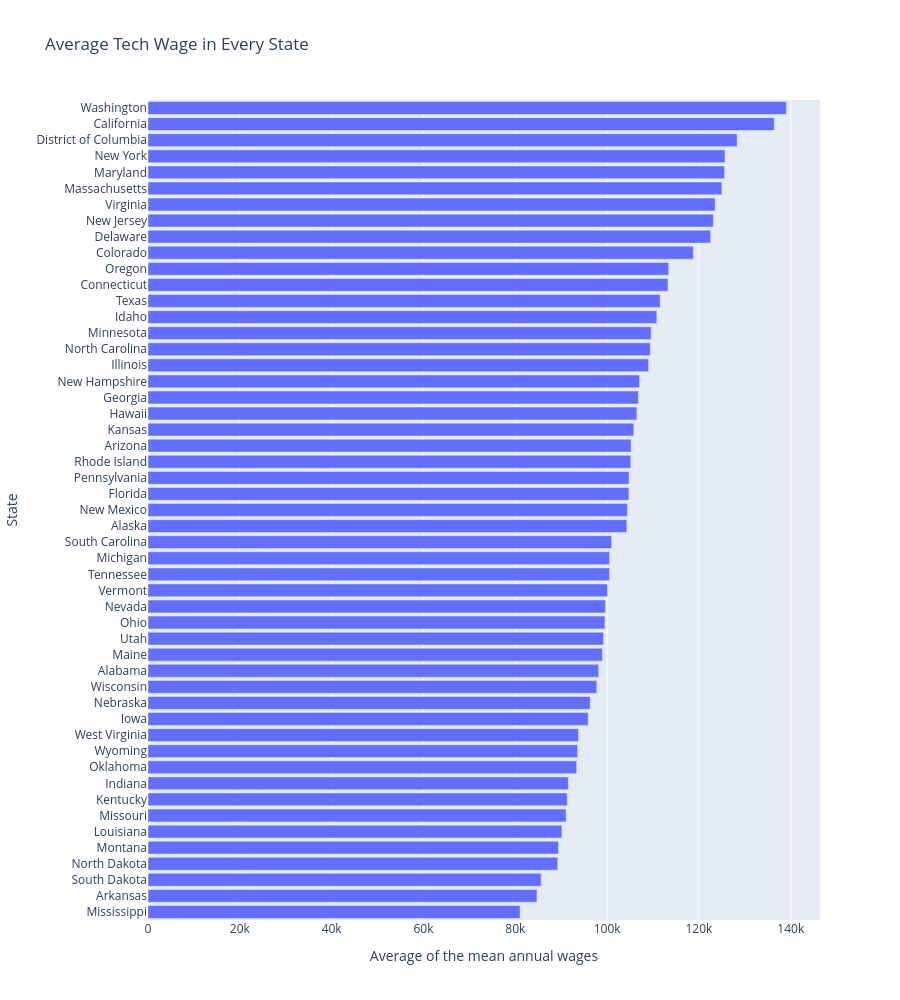

Source (notebook cell):
### Markdown cell above
## 3. Bar Chart: Avarege Tech Wage in Every State

- **Objective:** To find out which states pay tech workers the most, by comparing the avarage of the mean of the 12 occupations' annual wages in every state.
- **Why this visualisation type:** A bar chart compares one number across many categories, here the avarege wage for each state. Sorting the bars from lowest to highest makes the ranking easy to read. I used the interactive version so it is possible to hover over a bar to see the exact value

### Code cell
state_avg = states.groupby("AREA_TITLE", as_index=False)["A_MEAN"].mean()
state_avg = state_avg.sort_values("A_MEAN")

fig_bar = px.bar(state_avg,
               x="A_MEAN",
               y="AREA_TITLE",
               height=1000,
               labels={"A_MEAN": "Average of the mean annual wages", "AREA_TITLE": "State"},
               title="Average Tech Wage in Every State")
fig_bar.show()

### Figure 1 — Plotly figure (JSON) as saved in the notebook; plotly's stock layout.template omitted (floating-point values rounded to 4 significant figures)
{"data": [{"hovertemplate": "Average of the mean annual wages=%{x}<br>State=%{y}<extra></extra>", "legendgroup": "", "marker": {"color": "#636efa", "pattern": {"shape": ""}}, "name": "", "orientation": "h", "showlegend": false, "textposition": "auto", "type": "bar", "x": [81050.0, 84720.0, 85630.0, 89250.0, 89420.0, 90150.0, 91080.0, 91310.0, 91560.0, 93370.0, 93570.0, 93760.0, 95870.0, 96310.0, 97750.0, 98160.0, 98970.0, 99220.0, 99530.0, 99630.0, 100100.0, 100500.0, 100500.0, 101000.0, 104300.0, 104400.0, 104700.0, 104800.0, 105100.0, 105200.0, 105800.0, 106500.0, 106800.0, 107100.0, 109000.0, 109400.0, 109600.0, 110800.0, 111600.0, 113300.0, 113400.0, 118800.0, 122500.0, 123100.0, 123500.0, 125000.0, 125600.0, 125700.0, 128300.0, 136400.0, 139000.0], "xaxis": "x", "y": ["Mississippi", "Arkansas", "South Dakota", "North Dakota", "Montana", "Louisiana", "Missouri", "Kentucky", "Indiana", "Oklahoma", "Wyoming", "West Virginia", "Iowa", "Nebraska", "Wisconsin", "Alabama", "Maine", "Utah", "Ohio", "Nevada", "Vermont", "Tennessee", "Michigan", "South Carolina", "Alaska", "New Mexico", "Florida", "Pennsylvania", "Rhode Island", "Arizona", "Kansas", "Hawaii", "Georgia", "New Hampshire", "Illinois", "North Carolina", "Minnesota", "Idaho", "Texas", "Connecticut", "Oregon", "Colorado", "Delaware", "New Jersey", "Virginia", "Massachusetts", "Maryland", "New York", "District of Columbia", "California", "Washington"], "yaxis": "y"}], "layout": {"barmode": "relative", "height": 1000, "legend": {"tracegroupgap": 0}, "title": {"text": "Average Tech Wage in Every State"}, "xaxis": {"anchor": "y", "domain": [0, 1], "title": {"text": "Average of the mean annual wages"}}, "yaxis": {"anchor": "x", "domain": [0, 1], "title": {"text": "State"}}}}
